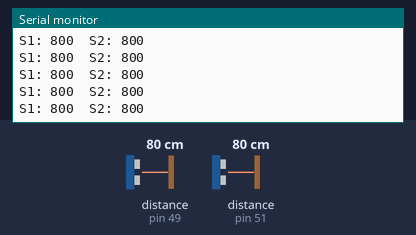
Simulated run of this sketch. Board: Arduino Uno, built with avr-gcc and run on an emulated ATmega328P. Shown: the last lines printed to the serial monitor. The inputs (shaded band) are chosen by the test bench; at power-on: distance to the obstacle (sensors on pin 49, pin 51) 80 cm.

Above: at 1.2 s.
1.3 s: distance to the obstacle (sensor on pin 49) set to 2 cm
At 1.37 s:
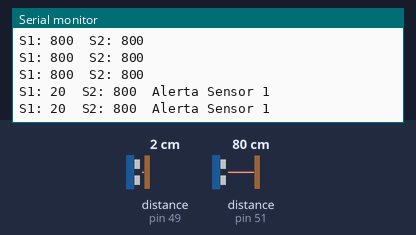
3.2 s: distance to the obstacle (sensor on pin 51) set to 2 cm
At 3.23 s:
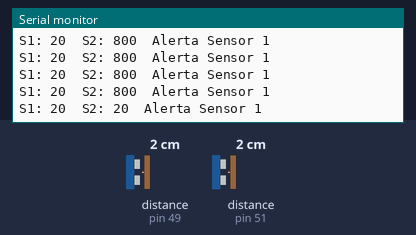
6.2 s: distance to the obstacle (sensor on pin 49) set to 4 cm
At 6.24 s:
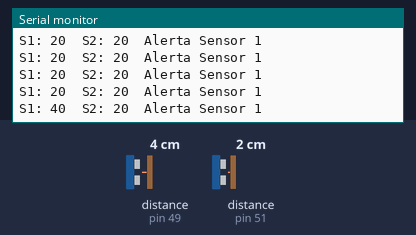
7.7 s: distance to the obstacle (sensor on pin 51) set to 4 cm
At 7.7 s:
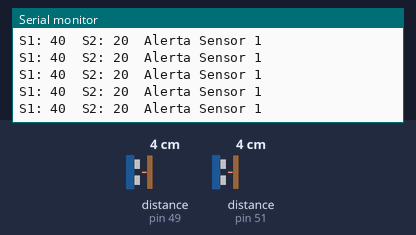
Timing chart, 0 to 10.2 s (numbered marks = the images above; inputs shaded):
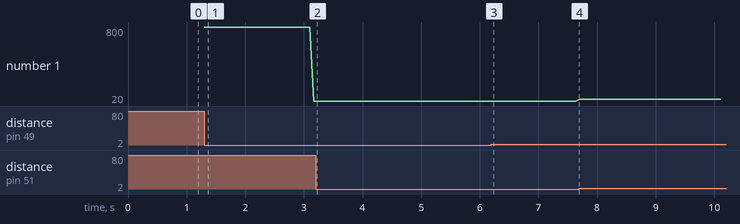

Measured:
- after the input at 1.3 s, the serial monitor: prints a new line at once (image 1)
- after the input at 6.2 s, the serial monitor: prints a new line at once (image 3)

The sketch:

Ejemplo-Multiple-Sensor.ino
```cpp
#include <Wire.h>
#include <VL53L1X.h>

VL53L1X Sensor1;
VL53L1X Sensor2;


void setup() {
  // put your setup code here, to run once:

  pinMode(2, OUTPUT);
  digitalWrite(2, LOW);

  pinMode(3, OUTPUT);
  digitalWrite(3, LOW);

  // Inicialización de la UART a 115200
  Serial.begin(115200);

  // Inicialización de la I2C (400 kHz)
  Wire.begin();
  Wire.setClock(400000);

  // Inicialización del sensor 1
  pinMode(2, INPUT);
  Sensor1.setTimeout(500);
  if(!Sensor1.init()){
    Serial.println("Fallo al inicializar el sensor 1");
    while(1);
  }

  Sensor1.setAddress(0x31);
  Sensor1.setDistanceMode(VL53L1X::Long);
  Sensor1.setMeasurementTimingBudget(50000);

  // Inicialización del sensor 2
  pinMode(3, INPUT);
  Sensor2.setTimeout(500);
  if(!Sensor2.init()){
    Serial.println("Fallo al inicializar el sensor 2");
    while(1);
  }

  Sensor2.setAddress(0x33);
  Sensor2.setDistanceMode(VL53L1X::Long);
  Sensor2.setMeasurementTimingBudget(50000);

  Sensor1.startContinuous(50);
  Sensor2.startContinuous(50);
}

void loop() {
  // put your main code here, to run repeatedly:

  Sensor1.read();
  Serial.print("S1: ");
  Serial.print(Sensor1.ranging_data.range_mm);

  Sensor2.read();
  Serial.print("\tS2: ");
  Serial.print(Sensor2.ranging_data.range_mm);

  if(Sensor1.ranging_data.range_mm < 300) {
    Serial.print("\tAlerta Sensor 1");
  }

  Serial.println();

}
```
